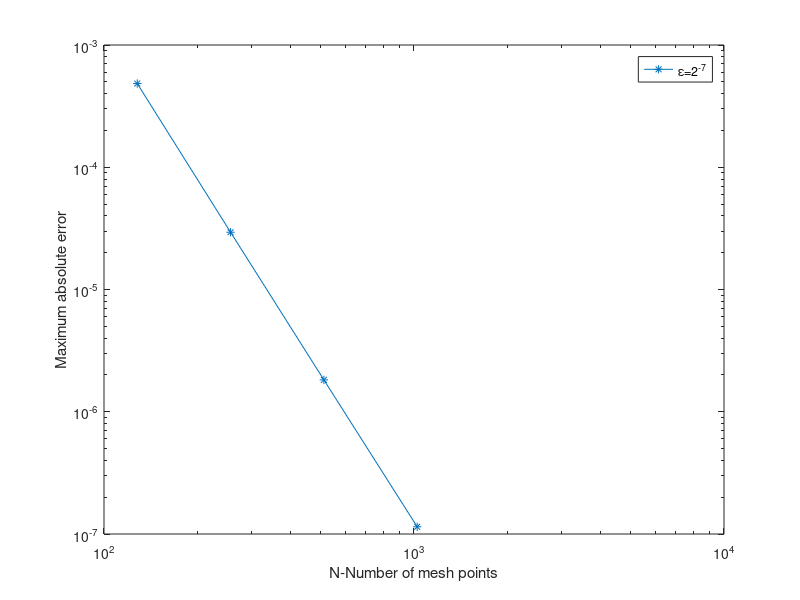

Reproduce this figure in MATLAB.
%clc;
tic;
format short e
clear all;
n=2^9;          
eps=2^(-10);
x(1)=-1;
x(n+1)=1;
h=(x(n+1)-x(1))/n;
y(1)=-1;
y(n+1)=1;
for i=2:n+1
    x(i)=x(1)+(i-1)*h;
end
alf=5/12;   
A2=1/12;
A3=1/12;
omg=-1/(20*eps);
ro=1;
for i=1:n+1
   pp(i)=-2*x(i);
   qq(i)=0;
   ff(i)=0;
end

W(1)=0;
G(1)=-1.000;
for i=2:n 
    
    e(i)=-eps*ro+((A2*h*pp(i+1))/2)-(((alf)*h*pp(i))*(1+(2*omg*h*h*qq(i-1))-(omg*h*(pp(i+1)+3*pp(i-1)))))+(A3*h*h*qq(i-1))-(3*h*A3*pp(i-1)/2);
      f(i)=-(2*eps*ro)+(2*h*A2*pp(i+1))+(4*omg*pp(i)*h*h*(alf)*(pp(i+1)+pp(i-1)))-(qq(i)*h*h*(2*alf))-(2*h*A3*pp(i-1));  
      g(i)=-eps*ro+((3*A2*h*pp(i+1))/2)+(((alf)*h*pp(i))*(1+(2*omg*h*h*qq(i+1))+(omg*h*(3*pp(i+1)+pp(i-1)))))+(A2*h*h*qq(i+1))-((h*A3*pp(i-1))/2);
      hh(i)=-(h*h)*(((A2+(pp(i)*(2*alf)*omg*h))*ff(i+1))+((2*alf)*ff(i))+((A3-((2*alf)*pp(i)*omg*h))*ff(i-1)));  
end

for i=2:n
    W(i)=g(i)/(f(i)-e(i)*W(i-1));
    G(i)=(-hh(i)+e(i)*G(i-1))/(f(i)-e(i)*W(i-1));
end
for i=n:-1:2
    y(i)=G(i)+W(i)*y(i+1);
   end
%y=y';
for i=1:n+1
    y1(i)=erf(x(i)/sqrt(eps));
end
for i=1:n+1
    y2(i)=abs(y(i)-y1(i));
end
y2=y2';

error=abs(y-y1);
max=max(error)'
% format short e
T = [x' y' y1' error'];
%plot(x,y,'+',x,y,'-');
toc

N=[2^(7),2^(8),2^(9),2^(10)];
E1=[7.3536e-06, 4.5818e-07, 2.8613e-08, 1.7890e-09];
E2=[2.9414e-05, 1.8231e-06, 1.1455e-07, 7.1558e-09];
E3=[1.1881e-04, 7.3536e-06, 4.5818e-07, 2.8613e-08];
E4=[4.8395e-04, 2.9414e-05, 1.8231e-06, 1.1455e-07];
%plot(x, y2)
loglog(N, E4,'-*')
legend('\epsilon=2^-^7','\epsilon=2^-^8','\epsilon=2^-^9','\epsilon=2^-^1^0');
xlabel('N-Number of mesh points');
ylabel('Maximum absolute error');  
hold on;

